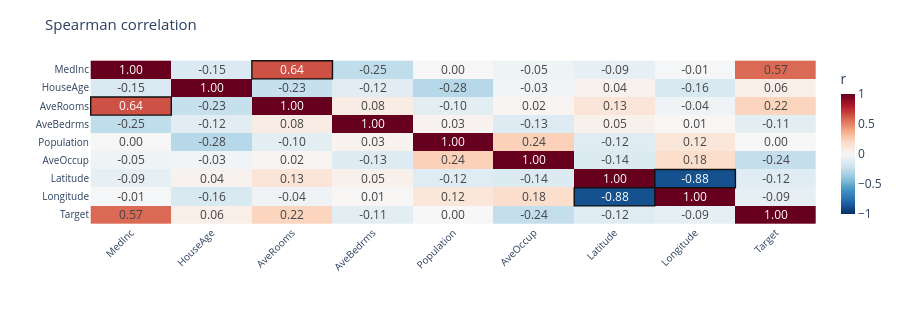

The notebook cell this image was saved under:
### Code cell
profiling.plots.correlation_heatmap(matrices["spearman"], "spearman", threshold=0.6)

### Figure 1 — Plotly figure (JSON) as saved in the notebook; plotly's stock layout.template omitted (floating-point values rounded to 4 significant figures)
{"data": [{"colorbar": {"thickness": 14, "title": {"text": "r"}}, "colorscale": [[0.0, "rgb(5,48,97)"], [0.1, "rgb(33,102,172)"], [0.2, "rgb(67,147,195)"], [0.3, "rgb(146,197,222)"], [0.4, "rgb(209,229,240)"], [0.5, "rgb(247,247,247)"], [0.6, "rgb(253,219,199)"], [0.7, "rgb(244,165,130)"], [0.8, "rgb(214,96,77)"], [0.9, "rgb(178,24,43)"], [1.0, "rgb(103,0,31)"]], "hovertemplate": "%{y} vs %{x}<br>r = %{z:.4f}<extra></extra>", "textfont": {"size": 12}, "texttemplate": "%{z:.2f}", "type": "heatmap", "x": ["MedInc", "HouseAge", "AveRooms", "AveBedrms", "Population", "AveOccup", "Latitude", "Longitude", "Target"], "y": ["MedInc", "HouseAge", "AveRooms", "AveBedrms", "Population", "AveOccup", "Latitude", "Longitude", "Target"], "z": [[1.0, -0.1511, 0.6427, -0.2529, 0.00459, -0.04676, -0.08875, -0.008285, 0.5705], [-0.1511, 1.0, -0.2305, -0.1164, -0.2827, -0.02932, 0.03878, -0.1568, 0.06441], [0.6427, -0.2305, 1.0, 0.0808, -0.105, 0.02093, 0.1275, -0.04316, 0.224], [-0.2529, -0.1164, 0.0808, 1.0, 0.02928, -0.1337, 0.04835, 0.009744, -0.1055], [0.00459, -0.2827, -0.105, 0.02928, 1.0, 0.238, -0.119, 0.1195, -0.001072], [-0.04676, -0.02932, 0.02093, -0.1337, 0.238, 1.0, -0.1441, 0.1757, -0.2421], [-0.08875, 0.03878, 0.1275, 0.04835, -0.119, -0.1441, 1.0, -0.8776, -0.1208], [-0.008285, -0.1568, -0.04316, 0.009744, 0.1195, 0.1757, -0.8776, 1.0, -0.08884], [0.5705, 0.06441, 0.224, -0.1055, -0.001072, -0.2421, -0.1208, -0.08884, 1.0]], "zmax": 1.0, "zmid": 0.0, "zmin": -1.0}], "layout": {"height": 324, "hoverlabel": {"font": {"size": 12}}, "margin": {"b": 100, "l": 90, "r": 25, "t": 60}, "separators": ".,", "shapes": [{"fillcolor": "rgba(0,0,0,0)", "layer": "above", "line": {"color": "#111111", "width": 1.4}, "type": "rect", "x0": 1.5, "x1": 2.5, "y0": -0.5, "y1": 0.5}, {"fillcolor": "rgba(0,0,0,0)", "layer": "above", "line": {"color": "#111111", "width": 1.4}, "type": "rect", "x0": -0.5, "x1": 0.5, "y0": 1.5, "y1": 2.5}, {"fillcolor": "rgba(0,0,0,0)", "layer": "above", "line": {"color": "#111111", "width": 1.4}, "type": "rect", "x0": 6.5, "x1": 7.5, "y0": 5.5, "y1": 6.5}, {"fillcolor": "rgba(0,0,0,0)", "layer": "above", "line": {"color": "#111111", "width": 1.4}, "type": "rect", "x0": 5.5, "x1": 6.5, "y0": 6.5, "y1": 7.5}], "title": {"font": {"size": 15}, "text": "Spearman correlation"}, "xaxis": {"tickangle": -45, "tickfont": {"size": 10}}, "yaxis": {"autorange": "reversed", "tickfont": {"size": 10}}}}
